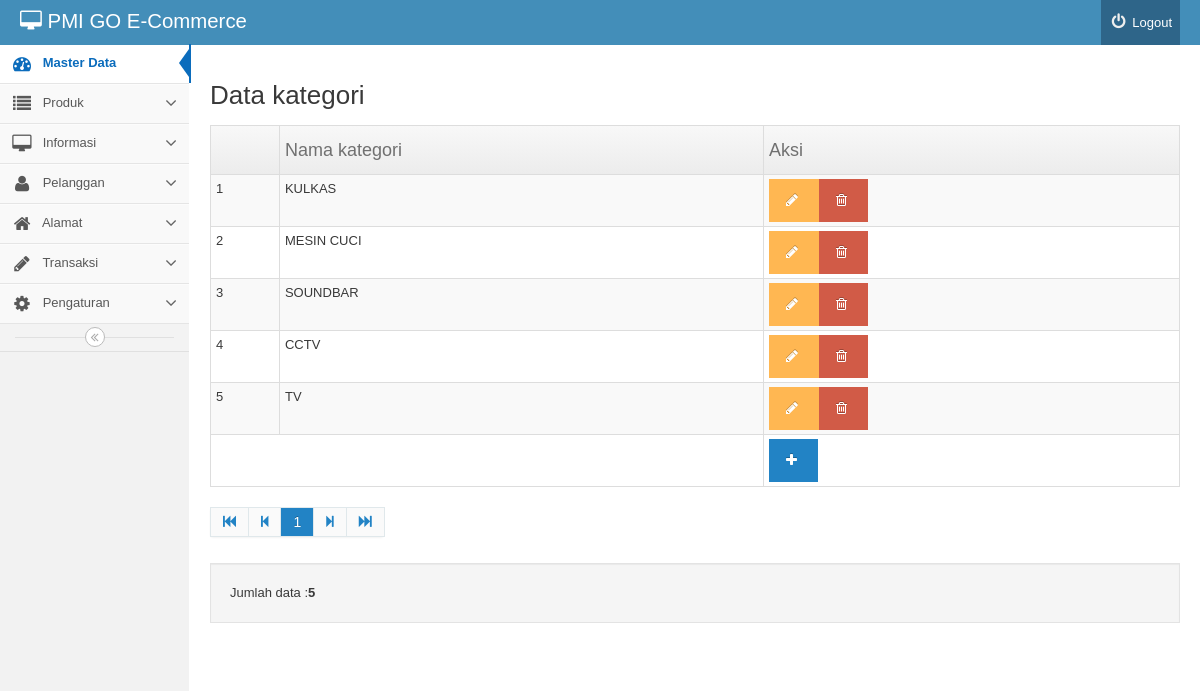
Screenshot of /backend/index.php?mod=kategori&pg=kategori_view (signed in) with the database file from the repository.
### tables this page shows
CREATE TABLE IF NOT EXISTS `kategori` (
  `idkategori` int(11) NOT NULL AUTO_INCREMENT,
  `nama_kategori` varchar(40) NOT NULL,
  PRIMARY KEY (`idkategori`)
);

### backend/kategori/kategori_view.php (the view, shortened to what this page needs)
	<h2 id="headings"> Data kategori</h2>
	<table  class="table table-striped table-bordered table-condensed">
		<thead>
		<th><td><h4>Nama kategori </h4></td><td><h4>Aksi</h4></td></th>
		</thead>
		<tbody>
		<?php
	$batas=5;
$halaman=$_GET['halaman'];
$posisi=null;
if(empty($halaman)){
	$posisi=0;
}else{
	$posisi=($halaman-1)* $batas;
}
$query="SELECT * from kategori limit $posisi,$batas ";
$result=mysql_query($query) or die(mysql_error());
$no=1;
while($rows=mysql_fetch_object($result)){
		?>
		<tr>
			<td><?php echo $posisi+$no
			?></td>
			<td><?php echo $rows -> nama_kategori; ?></td>
			<td><a href="index.php?mod=kategori&pg=kategori_form&id=<?php echo $rows -> idkategori; ?>"
				 class='btn btn-warning'><i class="icon-pencil"></i></a><a href="index.php?mod=kategori&pg=kategori_view&act=del&id=<?php echo $rows -> idkategori; ?>"
			onclick="return confirm('Yakin data akan dihapus?') ";
			class='btn btn-danger'> <i class="icon-trash"></i></a></td>
		</tr>
		<?php $no++;
		}
	?>
		<tr>
			<td colspan='2' ></td><td><a href="index.php?mod=kategori&pg=kategori_form"
			class='btn btn-primary'	><i class="icon-plus"></i></a></td>
		</tr>
		</tbody>
	</table>
	<?php
$tampil2 = mysql_query("select idkategori from kategori");
$jmldata = mysql_num_rows($tampil2);
?>
<div class='pagination'>
	<ul>
	</ul>
</div>
<div class='well'>Jumlah data :<strong><?php echo $jmldata;?> </strong></div>

### rows the page displays
kategori: no "1", nama_kategori "KULKAS"
kategori: no "2", nama_kategori "MESIN CUCI"
kategori: no "3", nama_kategori "SOUNDBAR"
kategori: no "4", nama_kategori "CCTV"
kategori: no "5", nama_kategori "TV"

### other values shown
$halaman "1"
$jmldata "5"
